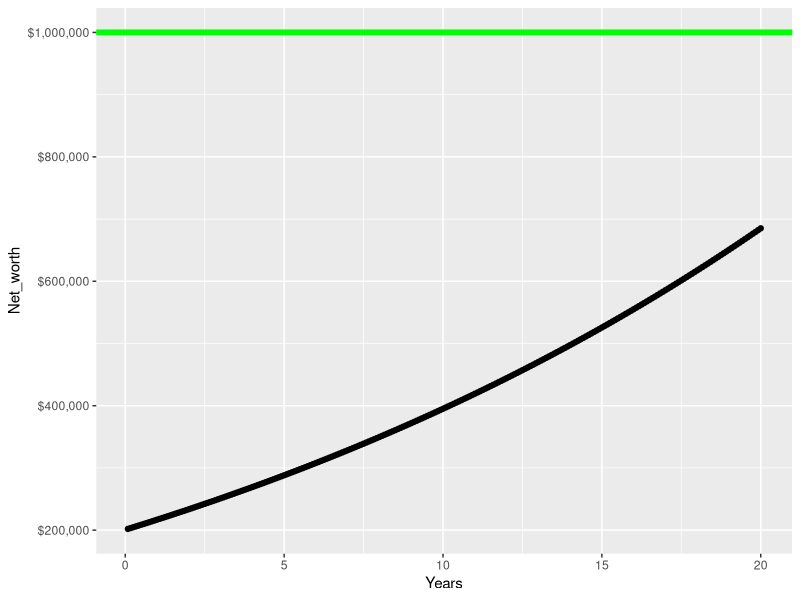

The R script that drew this image:
library(tidyverse)
P <- 200650 #Principle invested
monthly_investment <- 650
r <- .04 #Nominal interest rate, i.e., APR
t <- 20 #Years we are investing
nest_egg <- P*exp(1)^(r*t)
periods <- seq(from = 1/12, to = t, by = 1/12)
nest_eggs <- numeric()
additions <- numeric()
sum_of_additions <- numeric()
net_worth <- numeric()
counter <- 1

for(period in periods){
      new_addition <- monthly_investment*exp(1)^(r*(period-(1/12)))
      new_nest_egg <- P*exp(1)^(r*period)
      additions[counter] <- new_addition
      sum_of_additions[counter] <- sum(additions)
      nest_eggs[counter] <- new_nest_egg
      new_net_worth <- nest_eggs[counter]+sum_of_additions[counter]
      net_worth[counter] <- new_net_worth
      counter <- counter+1
}

net_worth_table <- data.frame(Net_worth = net_worth, Years = periods)
ggplot(net_worth_table, aes(y = Net_worth, x = Years)) + geom_point() + scale_y_continuous(labels = scales::label_dollar()) + geom_hline(yintercept = 1000000, color = "green", linewidth = 2)
tail(net_worth,2)
